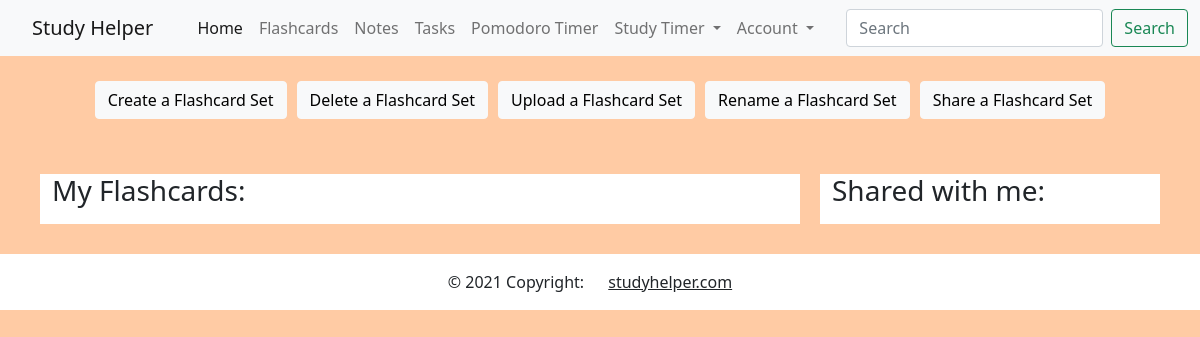
The app's page /flashcard (signed in), older data.
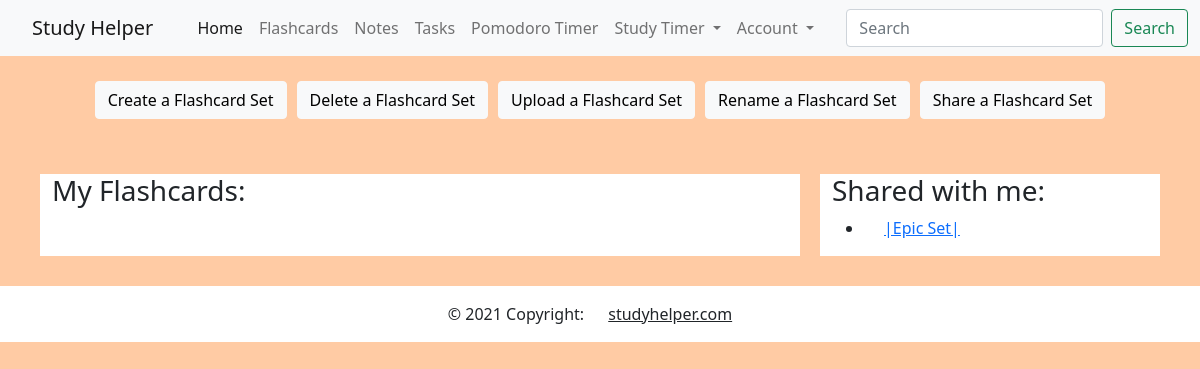
The same page, newer data.
### myapp/models.py (models this page shows, shortened)
class Flashcardshare(UserMixin, db.Model):
    id = db.Column(db.Integer, primary_key=True)
    flashcard_id = db.Column(db.Integer)
    flashcard_name = db.Column(db.String)
    target = db.Column(db.Integer)
    def __repr__(self):
        flashcard = Flashcardset.query.get(self.flashcard_id)
        if flashcard is not None:
            return f'|{flashcard.name}|'
        else:
            return None

class Flashcardset(UserMixin, db.Model):
    id = db.Column(db.Integer, primary_key=True)
    author_id = db.Column(db.Integer, db.ForeignKey('user.id'))
    share_id = db.Column(db.Integer)
    name = db.Column(db.String(64), unique=False, index=True)
    cards = db.relationship('Card', backref='set', lazy=True)

### myapp/routes.py (the view)
@myapp_obj.route("/flashcard")
@login_required
def display():
    flashcards = Flashcardset.query.filter_by(author_id = current_user.get_id())
    user = User.query.get(current_user.get_id())       #Gets current_user
    share_list = Flashcardshare.query.filter_by(target = user.username)
    return render_template("/flashcard/flashcard_portal.html",
    flashcards = flashcards, share_list = share_list)

### myapp/models.py (called while the page is built)
@login.user_loader
def load_user(id):
    return User.query.get(int(id))

### myapp/templates/flashcard/flashcard_portal.html (shortened to what this page needs)
{% extends "user/user_menu.html" %}
{% block content %}
<link rel="stylesheet" href="{{ url_for('static', filename='css/portal.css') }}">
<ul class="nav justify-content-center">
  <li class="nav-item">
    <a class="btn btn-light" href="/flashcard/create" role="button">Create a Flashcard Set</a>
  </li>
  <li class="nav-item">
    <a class="btn btn-light" href="/flashcard/delete" role="button">Delete a Flashcard Set</a>
  </li>
  <li class="nav-item">
    <a class="btn btn-light" href="/flashcard/upload" role="button">Upload a Flashcard Set</a>
  </li>
  <li class="nav-item">
    <a class="btn btn-light" href="/flashcard/rename" role="button">Rename a Flashcard Set</a>
  </li>
  <li class="nav-item">
    <a class="btn btn-light" href="/flashcard/share" role="button">Share a Flashcard Set</a>
  </li>
</ul>
<div class="container">
  <div class="row">
    <div class="col-8">
      <h3>My Flashcards:</h3>
    </div>
    <div class ="col-sm">
        <h3>Shared with me:</h3>
        <ul>
        {% for cards in share_list %}
            <li>
                <a href="/flashcard/display/{{ cards.flashcard_name }}-{{ cards.flashcard_id }}">{{ cards }}</a>
            </li>
        {% endfor %}
        </ul>
  </div>
  </div>
</div>
{% endblock %}

Row changes from the older to the newer data that the page shows:
added Flashcardshare: flashcard.name "|Epic Set|"
